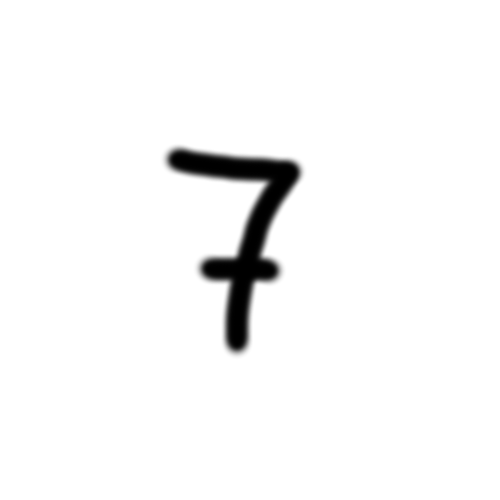
#> input picture input.bmp, 1000 x 1000 px (shown at 1/2 size)
$ python guesser.py   (older library calls are emulated)
#> lines starting #> are read from the running program, lines starting #| are printed output that depends on the picture; after the words box and inside, x2 and y2 are one past the last pixel; in counts of white or black regions, pixels touching at a corner belong together; long printed decimals are rounded
#> (reads nets/myML.txt from the repository)
### net.py
import random
from math import tanh, cosh, exp

alpha = 0.5
eta = 0.15

class Connection:
    def __init__(self, w, dw):
        self.w = w
        self.dw = dw

class Neuron:
    def __init__(self, myInd, numInp):
        self.myInd = myInd
        self.numInp = numInp
        self.inputVal = 1
        self.outputVal = 1
        self.connections = []
        self.sigm = 0
        for nNum in range(self.numInp):
            self.connections.append(Connection(w=randomWeight(), dw=0))

    def activationFunc(self, x):
        # return (x / (abs(x) + 1) + 1) / 2
        return 1 / (1 + exp(-x))

    def dActivationFunc(self, x):
        # return 0.5 / (1 +abs(x)) ** 2
        return self.activationFunc(x) * (1 - self.activationFunc(x))

    def calcVal(self, prevLayer):
        summ = 0
        for nNum in range(self.numInp):
            summ += prevLayer[nNum].outputVal * self.connections[nNum].w

        self.setVal(summ)

    def setVal(self, x):
        self.inputVal = x
        self.outputVal = self.activationFunc(x)

    def updateConnections(self, prevLayer):
        for prevNeu in prevLayer:
            self.connections[prevNeu.myInd].dw = alpha * self.connections[prevNeu.myInd].dw + (1 - alpha) * eta * self.sigm * prevNeu.outputVal

    # [4 lines left out: function applyUpdates, not called in this run]

class Net:
    def __init__(self, topology):
        assert len(topology) >= 3

        self.nInp = topology[0] + 1
        self.hidLaySize = [elem + 1 for elem in topology[1:-1]]
        self.nHid = len(topology) - 2
        self.nOut = topology[-1]

        self.inpLayer = []
        self.hidLayers = [[] for i in range(self.nHid)]
        self.outLayer = []

        for nNum in range(self.nInp):
            self.inpLayer.append(Neuron(nNum, 0))

        for lNum in range(self.nHid):
            for nNum in range(self.hidLaySize[lNum]):
                self.hidLayers[lNum].append(Neuron(nNum, self.nInp if lNum == 0 else self.hidLaySize[lNum - 1]))

        for nNum in range(self.nOut):
            self.outLayer.append(Neuron(nNum, self.hidLaySize[-1]))

    def feedForw(self, inpVal):
        assert len(inpVal) == self.nInp - 1
        for nNum in range(self.nInp - 1):
            self.inpLayer[nNum].outputVal = (inpVal[nNum])
        for lNum in range(self.nHid):
            for nNum in range(self.hidLaySize[lNum] - 1):
                self.hidLayers[lNum][nNum].calcVal(self.inpLayer if lNum == 0 else self.hidLayers[lNum - 1])
        for nNum in range(self.nOut):
            self.outLayer[nNum].calcVal(self.hidLayers[-1])

    # [43 lines left out: functions backProp, applyUpdates, out, not called in this run]

    def learn(self, inp, tar):
        self.feedForw(inp)
        self.backProp(tar)

    def test(self, inp, debug=True):
        if debug:
            print("Testing on", inp)
        self.feedForw(inp)
        if debug:
            print("Got result", [x.outputVal for x in self.outLayer])
        return [x.outputVal for x in self.outLayer]

    # [18 lines left out: function backup, not called in this run]


def randomWeight():
    n = 1000
    return random.randint(0, n) / (100 * n)

### utils.py
from net import Net, Connection

# [22 lines left out: functions readTests, testImage, not called in this run]

def fromFile(filename="./nets/backup.txt"):
    with open(filename, "r") as f:
        topology = list(map(int, f.readline().split()))

        net = Net(topology)
        f.readline()
        for hidLayer in net.hidLayers:
            for neu in hidLayer:
                values = f.readline().split()
                for prevNeuInd in range(neu.numInp):
                    neu.connections[prevNeuInd] = Connection(float(values[prevNeuInd]), 0)
            f.readline()
        for neu in net.outLayer:
            values = f.readline().split()
            for prevNeuInd in range(neu.numInp):
                neu.connections[prevNeuInd] = Connection(float(values[prevNeuInd]), 0)
#> further down, im is the input picture: PIL image 1000x1000 RGB; min 0, max 255, mean 247
    return net

def sayMeNum(net, inp):
    res = net.test(inp, debug=False)
    resAr = [(res[x], x) for x in range(10)]
    resAr.sort(reverse=True)
    summ = 0
    for elem in resAr:
        summ += elem[0]
    return resAr[0][1], resAr[0][0] / summ

def CropAndCompressToArray(imgName):
#> called with imgName = 'input.bmp'
    from PIL import Image
    im = Image.open(imgName)
    im = im.convert('1')
#> im: PIL image 1000x1000 1; 96.9% white; 926 black regions (925 under 20 px), largest, box (x1, y1, x2, y2) and area: (332, 294, 604, 707) 30255
    w, h = im.size
#> w = 1000; h = 1000
    inpArr = [[0 for i in range(w)] for j in range(h)]
    minI = h
#> minI = 1000
    maxI = 0
    minJ = w
#> minJ = 1000
    maxJ = 0
    for i in range(h):
        for j in range(w):
            col = im.getpixel((j, i))
            if col < 255:
                if i > maxI:
                    maxI = i
                if i < minI:
                    minI = i
                if j > maxJ:
                    maxJ = j
                if j < minJ:
                    minJ = j
#> after the loop, maxI = 714; maxJ = 610; minI = 292; minJ = 326
    im = im.crop((minJ, minI, maxJ, maxI))
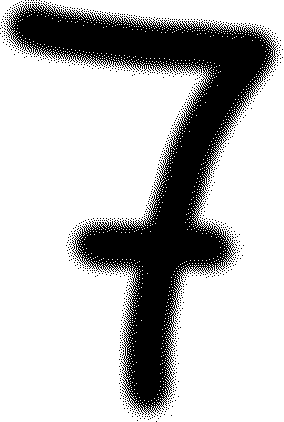
#> im: PIL image 284x422 1; 73.9% white; 923 black regions (922 under 20 px), largest, box (x1, y1, x2, y2) and area: (6, 2, 278, 415) 30255
    size = 28, 28
    im.thumbnail(size, Image.ANTIALIAS)
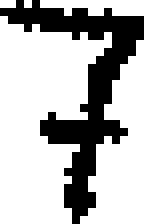
#> im: PIL image 19x28 1 (shown 8 times larger); 73.3% white; black in thin lines or dots
    arr = [[0 for i in range(size[0])] for i in range(size[1])]
    for i in range(im.size[0]):
        for j in range(im.size[1]):
            col = 1 - im.getpixel((i, j)) / 255
            arr[j][i] = col
#> after the loop, arr = 28 items

    out = []
    for elem in arr:
        out += elem
#> this loop made 28 passes
#> after the loop, out = 784 values, max 1 at index 2, min 0 at index 0, mean 0.181

    return out

### guesser.py
import random
from net import Net
from utils import fromFile, sayMeNum, CropAndCompressToArray
from PIL import Image

net = fromFile("./nets/myML.txt")

im = Image.open('input.bmp')
inpArr = CropAndCompressToArray("input.bmp")
#> inpArr has the same summary as out in CropAndCompressToArray
print("Я считаю, что это %d с уверенностью %f" % sayMeNum(net, inpArr))
#> in sayMeNum, `res = net.test(inp, debug=False)`: res = [3.5e-10, 5.99e-10, 0.000604, 9.97e-05, 0.000773, 0.000636, 9.31e-10, 0.999, 3.83e-10, 5.09e-09]
#> in sayMeNum, `resAr = [(res[x], x) for x in range(10)]`: resAr = [(3.5e-10, 0), (5.99e-10, 1), (0.000604, 2), (9.97e-05, 3), (0.000773, 4), (0.000636, 5), (9.31e-10, 6), (0.999, 7), (3.83e-10, 8), (5.09e-09, 9)]
#> the loop in sayMeNum, `for elem in resAr:` made 10 passes
#> (elem, summ) on passes 1 to 10: ((0.999, 7), 0.999), ((0.000773, 4), 1), ((0.000636, 5), 1), ((0.000604, 2), 1), ((9.97e-05, 3), 1), ((5.09e-09, 9), 1), ((9.31e-10, 6), 1), ((5.99e-10, 1), 1), ((3.83e-10, 8), 1), ((3.5e-10, 0), 1)
#> after the loop in sayMeNum, `for elem in resAr:`: summ = 1
#| Я считаю, что это 7 с уверенностью 0.9979
